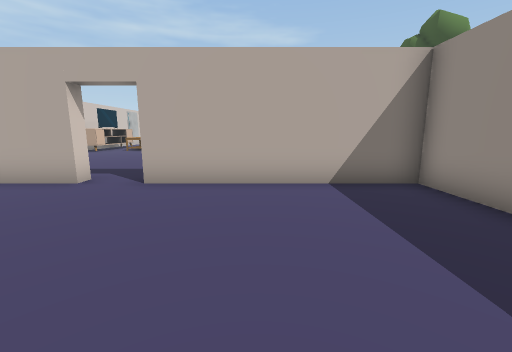
view 1 (above)

16 first-person views from a walk through a Unity game level. The camera is 1.2 m above the floor, tilts 10° down and sees 90° across. The floor is counted in squares, 1 m on a side. Each view is taken from the middle of a square. On the plan, view 1 faces up. The plan holds only what a view shows up to about 12 squares ahead; the rest is blank. The place goes on beyond the plan. The player is left out. Some animated figures are left out. Door leaves are left out, so doorways stand open. Some surface patterns are stand-ins.

view 2
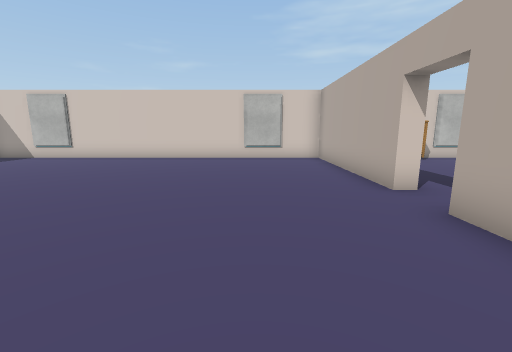

view 3
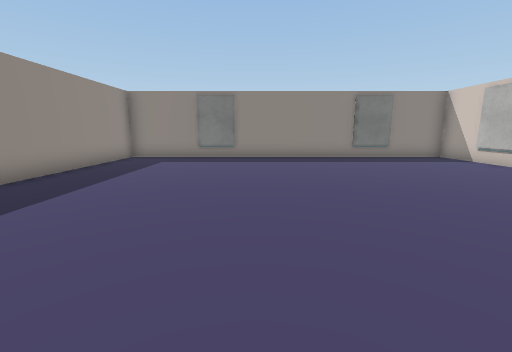

view 4
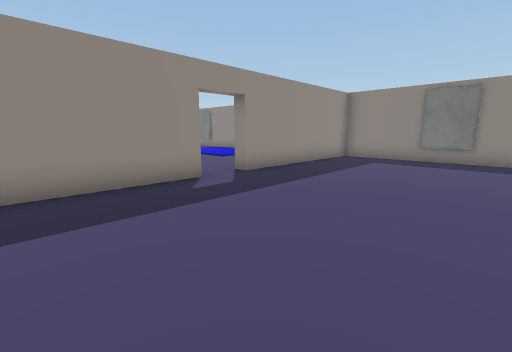

view 5
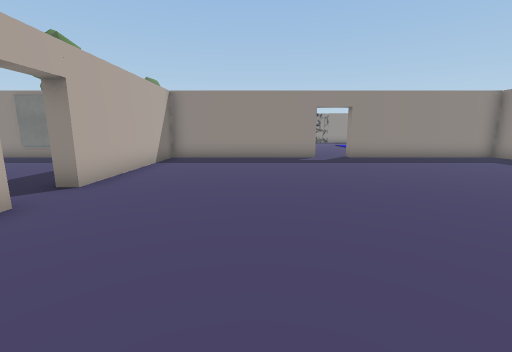

view 6
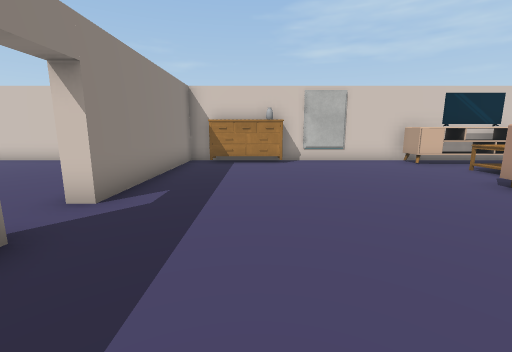

view 7
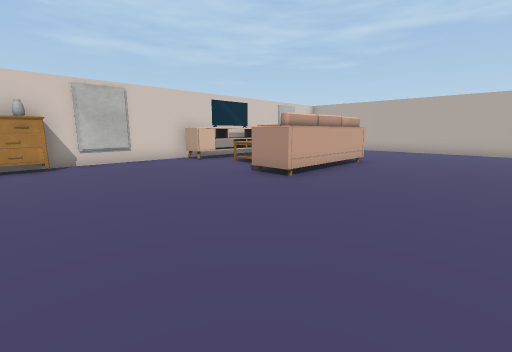

view 8
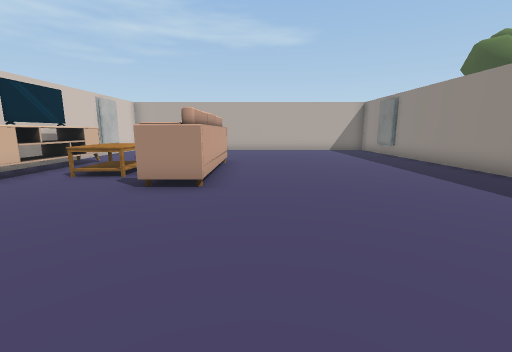

view 9
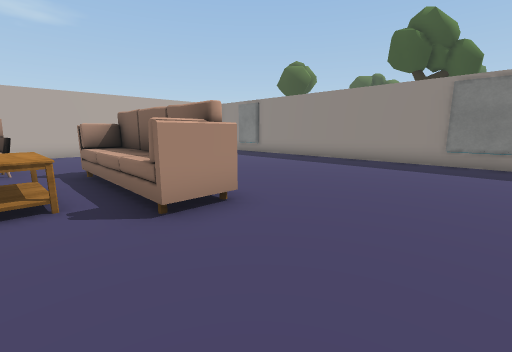

view 10
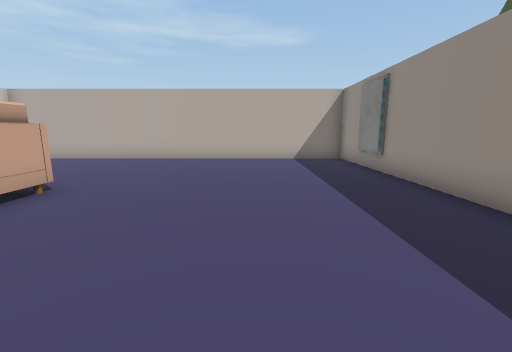

view 11
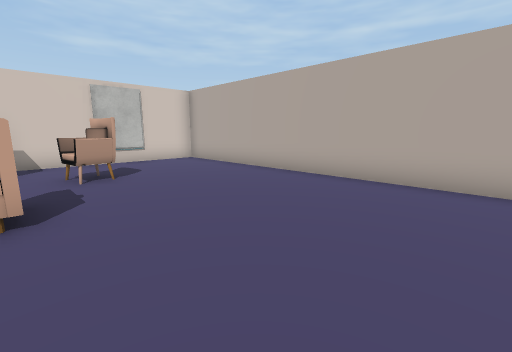

view 12
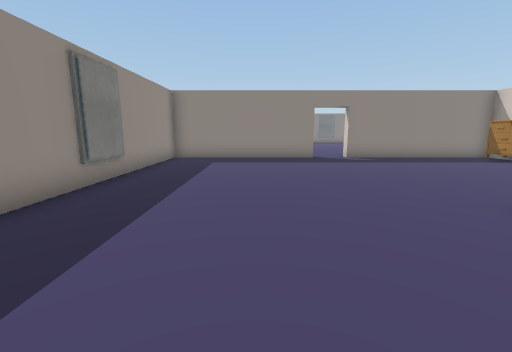

view 13
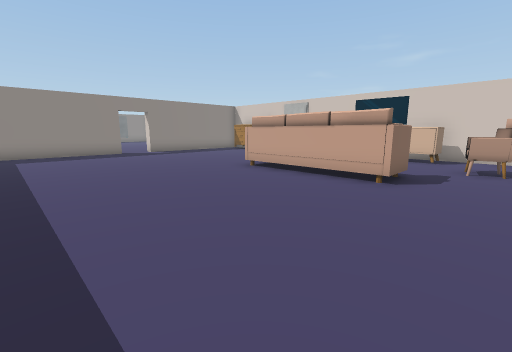

view 14
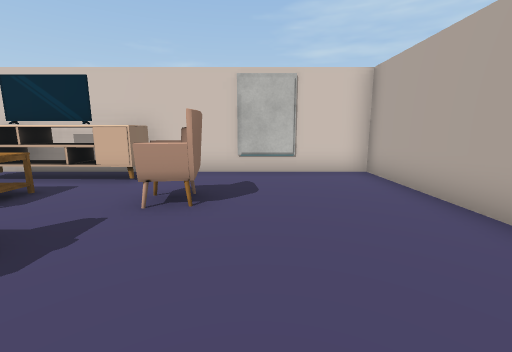

view 15
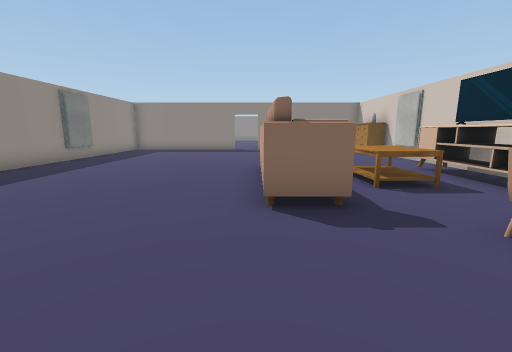

view 16
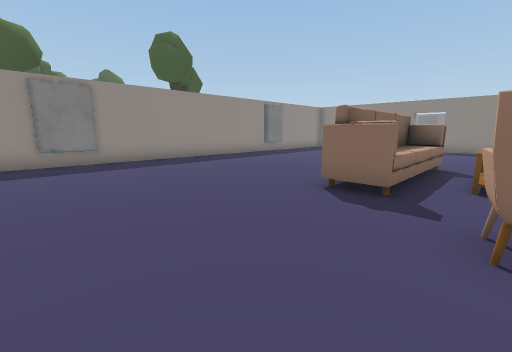

### Floor plan
Ten units are one square. View 1 is at (0, 0); x grows to the right and y downward. Boxes are objects, and circles mark ways between rooms. Rooms are numbered by the first view taken in them; rooms with no view inside come last. Other rooms are left out.
<svg viewBox="-110 -258 153 352">
<path fill="none" stroke="#000" d="M-41 -58 -105 -58 -105 89 38 89 38 23M38 8 38 -58 -26 -58M36 -109 36 -126M36 -215 36 -224M-26 -63 38 -63 38 -253 -105 -253 -105 -63 -41 -63"/>
<rect x="-105" y="-95" width="10" height="30" fill="#bbb"><title>other object</title></rect>
<rect x="-105" y="-105" width="10" height="10" fill="#bbb"><title>vase</title></rect>
<rect x="-105" y="-155" width="20" height="10" fill="#bbb"><title>other object</title></rect>
<rect x="-105" y="-185" width="20" height="30" fill="#bbb"><title>TV</title></rect>
<rect x="-105" y="-195" width="20" height="20" fill="#bbb"><title>other object</title></rect>
<rect x="-85" y="-185" width="20" height="30" fill="#bbb"><title>table</title></rect>
<rect x="-85" y="-215" width="20" height="20" fill="#bbb"><title>other object</title></rect>
<rect x="-55" y="-195" width="20" height="60" fill="#bbb"><title>sofa</title></rect>
<circle cx="-35" cy="-55" r="3" fill="#2a7"/>
<text x="-40" y="20">1</text>
<text x="-40" y="-160">2</text>
</svg>
Room 1 opens to room 2.

Where each view was taken, in squares from view 1:
view 1: 0 up, 0 right, facing up
view 2: 3 up, 1 right, facing left
view 3: 3 up, 2 left, facing down
view 4: 3 up, 2 left, facing down-right
view 5: 2 up, 8 left, facing right
view 6: 9 up, 0 right, facing left
view 7: 9 up, 0 right, facing up-left
view 8: 9 up, 3 left, facing up
view 9: 11 up, 7 left, facing up-right
view 10: 14 up, 0 right, facing up
view 11: 19 up, 0 right, facing up-left
view 12: 18 up, 0 right, facing down
view 13: 21 up, 2 right, facing down-left
view 14: 22 up, 3 left, facing left
view 15: 23 up, 4 left, facing down
view 16: 24 up, 7 left, facing down-right
